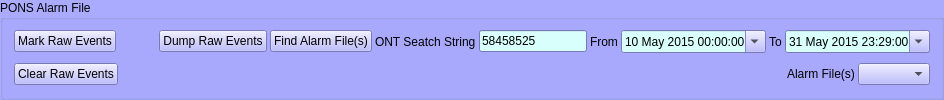
     <widget class="QGroupBox" name="groupBox_5">
      <property name="palette">
       <palette>
        <active>
         <colorrole role="WindowText">
          <brush brushstyle="SolidPattern">
           <color alpha="255">
            <red>0</red>
            <green>0</green>
            <blue>0</blue>
           </color>
          </brush>
         </colorrole>
         <colorrole role="Button">
          <brush brushstyle="SolidPattern">
           <color alpha="255">
            <red>170</red>
            <green>170</green>
            <blue>255</blue>
           </color>
          </brush>
         </colorrole>
         <colorrole role="Light">
          <brush brushstyle="SolidPattern">
           <color alpha="255">
            <red>255</red>
            <green>255</green>
            <blue>255</blue>
           </color>
          </brush>
         </colorrole>
         <colorrole role="Midlight">
          <brush brushstyle="SolidPattern">
           <color alpha="255">
            <red>212</red>
            <green>212</green>
            <blue>255</blue>
           </color>
          </brush>
         </colorrole>
         <colorrole role="Dark">
          <brush brushstyle="SolidPattern">
           <color alpha="255">
            <red>85</red>
            <green>85</green>
            <blue>127</blue>
           </color>
          </brush>
         </colorrole>
         <colorrole role="Mid">
          <brush brushstyle="SolidPattern">
           <color alpha="255">
            <red>113</red>
            <green>113</green>
            <blue>170</blue>
           </color>
          </brush>
         </colorrole>
         <colorrole role="Text">
          <brush brushstyle="SolidPattern">
           <color alpha="255">
            <red>0</red>
            <green>0</green>
            <blue>0</blue>
           </color>
          </brush>
         </colorrole>
         <colorrole role="BrightText">
          <brush brushstyle="SolidPattern">
           <color alpha="255">
            <red>255</red>
            <green>0</green>
            <blue>0</blue>
           </color>
          </brush>
         </colorrole>
         <colorrole role="ButtonText">
          <brush brushstyle="SolidPattern">
           <color alpha="255">
            <red>0</red>
            <green>0</green>
            <blue>0</blue>
           </color>
          </brush>
         </colorrole>
         <colorrole role="Base">
          <brush brushstyle="SolidPattern">
           <color alpha="255">
            <red>216</red>
            <green>255</green>
            <blue>251</blue>
           </color>
          </brush>
         </colorrole>
         <colorrole role="Window">
          <brush brushstyle="SolidPattern">
           <color alpha="255">
            <red>170</red>
            <green>170</green>
            <blue>255</blue>
           </color>
          </brush>
         </colorrole>
         <colorrole role="Shadow">
          <brush brushstyle="SolidPattern">
           <color alpha="255">
            <red>0</red>
            <green>0</green>
            <blue>0</blue>
           </color>
          </brush>
         </colorrole>
         <colorrole role="HighlightedText">
          <brush brushstyle="SolidPattern">
           <color alpha="255">
            <red>255</red>
            <green>255</green>
            <blue>0</blue>
           </color>
          </brush>
         </colorrole>
         <colorrole role="AlternateBase">
          <brush brushstyle="SolidPattern">
           <color alpha="255">
            <red>212</red>
            <green>212</green>
            <blue>255</blue>
           </color>
          </brush>
         </colorrole>
         <colorrole role="NoRole">
          <brush brushstyle="SolidPattern">
           <color alpha="255">
            <red>255</red>
            <green>255</green>
            <blue>255</blue>
           </color>
          </brush>
         </colorrole>
         <colorrole role="ToolTipBase">
          <brush brushstyle="SolidPattern">
           <color alpha="255">
            <red>255</red>
            <green>255</green>
            <blue>220</blue>
           </color>
          </brush>
         </colorrole>
         <colorrole role="ToolTipText">
          <brush brushstyle="SolidPattern">
           <color alpha="255">
            <red>0</red>
            <green>0</green>
            <blue>0</blue>
           </color>
          </brush>
         </colorrole>
        </active>
        <inactive>
         <colorrole role="WindowText">
          <brush brushstyle="SolidPattern">
           <color alpha="255">
            <red>0</red>
            <green>0</green>
            <blue>0</blue>
           </color>
          </brush>
         </colorrole>
         <colorrole role="Button">
          <brush brushstyle="SolidPattern">
           <color alpha="255">
            <red>170</red>
            <green>170</green>
            <blue>255</blue>
           </color>
          </brush>
         </colorrole>
         <colorrole role="Light">
          <brush brushstyle="SolidPattern">
           <color alpha="255">
            <red>255</red>
            <green>255</green>
            <blue>255</blue>
           </color>
          </brush>
         </colorrole>
         <colorrole role="Midlight">
          <brush brushstyle="SolidPattern">
           <color alpha="255">
            <red>212</red>
            <green>212</green>
            <blue>255</blue>
           </color>
          </brush>
         </colorrole>
         <colorrole role="Dark">
          <brush brushstyle="SolidPattern">
           <color alpha="255">
            <red>85</red>
            <green>85</green>
            <blue>127</blue>
           </color>
          </brush>
         </colorrole>
         <colorrole role="Mid">
          <brush brushstyle="SolidPattern">
           <color alpha="255">
            <red>113</red>
            <green>113</green>
            <blue>170</blue>
           </color>
          </brush>
         </colorrole>
         <colorrole role="Text">
          <brush brushstyle="SolidPattern">
           <color alpha="255">
            <red>0</red>
            <green>0</green>
            <blue>0</blue>
           </color>
          </brush>
         </colorrole>
         <colorrole role="BrightText">
          <brush brushstyle="SolidPattern">
           <color alpha="255">
            <red>255</red>
            <green>0</green>
            <blue>0</blue>
           </color>
          </brush>
         </colorrole>
         <colorrole role="ButtonText">
          <brush brushstyle="SolidPattern">
           <color alpha="255">
            <red>0</red>
            <green>0</green>
            <blue>0</blue>
           </color>
          </brush>
         </colorrole>
         <colorrole role="Base">
          <brush brushstyle="SolidPattern">
           <color alpha="255">
            <red>216</red>
            <green>255</green>
            <blue>251</blue>
           </color>
          </brush>
         </colorrole>
         <colorrole role="Window">
          <brush brushstyle="SolidPattern">
           <color alpha="255">
            <red>170</red>
            <green>170</green>
            <blue>255</blue>
           </color>
          </brush>
         </colorrole>
         <colorrole role="Shadow">
          <brush brushstyle="SolidPattern">
           <color alpha="255">
            <red>0</red>
            <green>0</green>
            <blue>0</blue>
           </color>
          </brush>
         </colorrole>
         <colorrole role="HighlightedText">
          <brush brushstyle="SolidPattern">
           <color alpha="255">
            <red>255</red>
            <green>255</green>
            <blue>0</blue>
           </color>
          </brush>
         </colorrole>
         <colorrole role="AlternateBase">
          <brush brushstyle="SolidPattern">
           <color alpha="255">
            <red>212</red>
            <green>212</green>
            <blue>255</blue>
           </color>
          </brush>
         </colorrole>
         <colorrole role="NoRole">
          <brush brushstyle="SolidPattern">
           <color alpha="255">
            <red>255</red>
            <green>255</green>
            <blue>255</blue>
           </color>
          </brush>
         </colorrole>
         <colorrole role="ToolTipBase">
          <brush brushstyle="SolidPattern">
           <color alpha="255">
            <red>255</red>
            <green>255</green>
            <blue>220</blue>
           </color>
          </brush>
         </colorrole>
         <colorrole role="ToolTipText">
          <brush brushstyle="SolidPattern">
           <color alpha="255">
            <red>0</red>
            <green>0</green>
            <blue>0</blue>
           </color>
          </brush>
         </colorrole>
        </inactive>
        <disabled>
         <colorrole role="WindowText">
          <brush brushstyle="SolidPattern">
           <color alpha="255">
            <red>85</red>
            <green>85</green>
            <blue>127</blue>
           </color>
          </brush>
         </colorrole>
         <colorrole role="Button">
          <brush brushstyle="SolidPattern">
           <color alpha="255">
            <red>170</red>
            <green>170</green>
            <blue>255</blue>
           </color>
          </brush>
         </colorrole>
         <colorrole role="Light">
          <brush brushstyle="SolidPattern">
           <color alpha="255">
            <red>255</red>
            <green>255</green>
            <blue>255</blue>
           </color>
          </brush>
         </colorrole>
         <colorrole role="Midlight">
          <brush brushstyle="SolidPattern">
           <color alpha="255">
            <red>212</red>
            <green>212</green>
            <blue>255</blue>
           </color>
          </brush>
         </colorrole>
         <colorrole role="Dark">
          <brush brushstyle="SolidPattern">
           <color alpha="255">
            <red>85</red>
            <green>85</green>
            <blue>127</blue>
           </color>
          </brush>
         </colorrole>
         <colorrole role="Mid">
          <brush brushstyle="SolidPattern">
           <color alpha="255">
            <red>113</red>
            <green>113</green>
            <blue>170</blue>
           </color>
          </brush>
         </colorrole>
         <colorrole role="Text">
          <brush brushstyle="SolidPattern">
           <color alpha="255">
            <red>85</red>
            <green>85</green>
            <blue>127</blue>
           </color>
          </brush>
         </colorrole>
         <colorrole role="BrightText">
          <brush brushstyle="SolidPattern">
           <color alpha="255">
            <red>255</red>
            <green>0</green>
            <blue>0</blue>
           </color>
          </brush>
         </colorrole>
         <colorrole role="ButtonText">
          <brush brushstyle="SolidPattern">
           <color alpha="255">
            <red>85</red>
            <green>85</green>
            <blue>127</blue>
           </color>
          </brush>
         </colorrole>
         <colorrole role="Base">
          <brush brushstyle="SolidPattern">
           <color alpha="255">
            <red>170</red>
            <green>170</green>
            <blue>255</blue>
           </color>
          </brush>
         </colorrole>
         <colorrole role="Window">
          <brush brushstyle="SolidPattern">
           <color alpha="255">
            <red>170</red>
            <green>170</green>
            <blue>255</blue>
           </color>
          </brush>
         </colorrole>
         <colorrole role="Shadow">
          <brush brushstyle="SolidPattern">
           <color alpha="255">
            <red>0</red>
            <green>0</green>
            <blue>0</blue>
           </color>
          </brush>
         </colorrole>
         <colorrole role="HighlightedText">
          <brush brushstyle="SolidPattern">
           <color alpha="255">
            <red>255</red>
            <green>255</green>
            <blue>0</blue>
           </color>
          </brush>
         </colorrole>
         <colorrole role="AlternateBase">
          <brush brushstyle="SolidPattern">
           <color alpha="255">
            <red>170</red>
            <green>170</green>
            <blue>255</blue>
           </color>
          </brush>
         </colorrole>
         <colorrole role="NoRole">
          <brush brushstyle="SolidPattern">
           <color alpha="255">
            <red>255</red>
            <green>255</green>
            <blue>255</blue>
           </color>
          </brush>
         </colorrole>
         <colorrole role="ToolTipBase">
          <brush brushstyle="SolidPattern">
           <color alpha="255">
            <red>255</red>
            <green>255</green>
            <blue>220</blue>
           </color>
          </brush>
         </colorrole>
         <colorrole role="ToolTipText">
          <brush brushstyle="SolidPattern">
           <color alpha="255">
            <red>0</red>
            <green>0</green>
            <blue>0</blue>
           </color>
          </brush>
         </colorrole>
        </disabled>
       </palette>
      </property>
      <property name="title">
       <string>PONS Alarm File</string>
      </property>
      <layout class="QVBoxLayout" name="verticalLayout_2">
       <property name="spacing">
        <number>3</number>
       </property>
       <property name="topMargin">
        <number>3</number>
       </property>
       <property name="bottomMargin">
        <number>3</number>
       </property>
       <item>
        <layout class="QHBoxLayout" name="horizontalLayout_10">
         <item>
          <widget class="QPushButton" name="mark_raw_events_pushbutton">
           <property name="text">
            <string>Mark Raw Events</string>
           </property>
          </widget>
         </item>
         <item>
          <spacer name="horizontalSpacer_7">
           <property name="orientation">
            <enum>Qt::Horizontal</enum>
           </property>
           <property name="sizeHint" stdset="0">
            <size>
             <width>40</width>
             <height>20</height>
            </size>
           </property>
          </spacer>
         </item>
         <item>
          <widget class="QPushButton" name="dump_raw_event_pushbutton">
           <property name="toolTip">
            <string>Mark Raw Events first then Dump Raw Event</string>
           </property>
           <property name="text">
            <string>Dump Raw Events</string>
           </property>
          </widget>
         </item>
         <item>
          <widget class="QPushButton" name="find_alarm_files_bushbutton">
           <property name="toolTip">
            <string>&lt;html&gt;&lt;head/&gt;&lt;body&gt;&lt;p&gt;Find the alarm files that have the ONT listed in the search box over the date range specified. &lt;/p&gt;&lt;/body&gt;&lt;/html&gt;</string>
           </property>
           <property name="text">
            <string>Find Alarm File(s)</string>
           </property>
          </widget>
         </item>
         <item>
          <widget class="QLabel" name="label_16">
           <property name="text">
            <string>ONT Seatch String</string>
           </property>
          </widget>
         </item>
         <item>
          <widget class="QLineEdit" name="ont_search_string_text">
           <property name="text">
            <string>58458525</string>
           </property>
          </widget>
         </item>
         <item>
          <widget class="QLabel" name="label_14">
           <property name="text">
            <string>From</string>
           </property>
          </widget>
         </item>
         <item>
          <widget class="QDateTimeEdit" name="start_date_time_edit">
           <property name="dateTime">
            <datetime>
             <hour>0</hour>
             <minute>0</minute>
             <second>0</second>
             <year>2015</year>
             <month>5</month>
             <day>10</day>
            </datetime>
           </property>
           <property name="calendarPopup">
            <bool>true</bool>
           </property>
          </widget>
         </item>
         <item>
          <widget class="QLabel" name="label_15">
           <property name="text">
            <string>To</string>
           </property>
          </widget>
         </item>
         <item>
          <widget class="QDateTimeEdit" name="end_date_time_edit">
           <property name="dateTime">
            <datetime>
             <hour>23</hour>
             <minute>29</minute>
             <second>0</second>
             <year>2015</year>
             <month>5</month>
             <day>31</day>
            </datetime>
           </property>
           <property name="time">
            <time>
             <hour>23</hour>
             <minute>29</minute>
             <second>0</second>
            </time>
           </property>
           <property name="calendarPopup">
            <bool>true</bool>
           </property>
          </widget>
         </item>
        </layout>
       </item>
       <item>
        <layout class="QHBoxLayout" name="horizontalLayout_9">
         <item>
          <widget class="QPushButton" name="clear_raw_events_pushbutton">
           <property name="text">
            <string>Clear Raw Events</string>
           </property>
          </widget>
         </item>
         <item>
          <spacer name="horizontalSpacer_6">
           <property name="orientation">
            <enum>Qt::Horizontal</enum>
           </property>
           <property name="sizeHint" stdset="0">
            <size>
             <width>40</width>
             <height>20</height>
            </size>
           </property>
          </spacer>
         </item>
         <item>
          <widget class="QLabel" name="label_13">
           <property name="text">
            <string>Alarm File(s)</string>
           </property>
          </widget>
         </item>
         <item>
          <widget class="QComboBox" name="alarm_files_combo_box">
           <property name="sizeAdjustPolicy">
            <enum>QComboBox::AdjustToContents</enum>
           </property>
          </widget>
         </item>
        </layout>
       </item>
      </layout>
     </widget>
